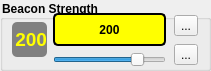
     <widget class="QGroupBox" name="beaconStrength">
      <property name="geometry">
       <rect>
        <x>470</x>
        <y>200</y>
        <width>211</width>
        <height>71</height>
       </rect>
      </property>
      <property name="font">
       <font>
        <weight>75</weight>
        <bold>true</bold>
       </font>
      </property>
      <property name="styleSheet">
       <string notr="true">QGroupBox{
	font-weight: bold;
}</string>
      </property>
      <property name="title">
       <string>Beacon Strength</string>
      </property>
      <widget class="QWidget" name="layoutWidget_51">
       <property name="geometry">
        <rect>
         <x>10</x>
         <y>13</y>
         <width>191</width>
         <height>54</height>
        </rect>
       </property>
       <layout class="QHBoxLayout" name="horizontalLayout_65">
        <item>
         <layout class="QHBoxLayout" name="horizontalLayout_beaconstr">
          <item>
           <widget class="QLabel" name="label_beaconstrValue">
            <property name="minimumSize">
             <size>
              <width>35</width>
              <height>35</height>
             </size>
            </property>
            <property name="maximumSize">
             <size>
              <width>35</width>
              <height>35</height>
             </size>
            </property>
            <property name="font">
             <font>
              <pointsize>14</pointsize>
              <weight>75</weight>
              <bold>true</bold>
             </font>
            </property>
            <property name="styleSheet">
             <string notr="true">QLabel{
	color: yellow;
	font-weight: bold;
	background-color: gray;
	border-radius: 5px;
}</string>
            </property>
            <property name="text">
             <string>200</string>
            </property>
            <property name="alignment">
             <set>Qt::AlignRight|Qt::AlignTrailing|Qt::AlignVCenter</set>
            </property>
           </widget>
          </item>
          <item>
           <layout class="QVBoxLayout" name="verticalLayout_79">
            <item>
             <widget class="QLabel" name="label_beaconstrTitle">
              <property name="minimumSize">
               <size>
                <width>113</width>
                <height>0</height>
               </size>
              </property>
              <property name="maximumSize">
               <size>
                <width>113</width>
                <height>16777215</height>
               </size>
              </property>
              <property name="styleSheet">
               <string notr="true">QLabel{
	background-color: yellow;
	font-weight: bold;
	border: 2px solid black;
	border-radius: 5px;
}</string>
              </property>
              <property name="text">
               <string>200</string>
              </property>
              <property name="alignment">
               <set>Qt::AlignCenter</set>
              </property>
             </widget>
            </item>
            <item>
             <widget class="QSlider" name="slide_beaconstr">
              <property name="minimumSize">
               <size>
                <width>113</width>
                <height>0</height>
               </size>
              </property>
              <property name="maximumSize">
               <size>
                <width>113</width>
                <height>16777215</height>
               </size>
              </property>
              <property name="minimum">
               <number>1</number>
              </property>
              <property name="maximum">
               <number>255</number>
              </property>
              <property name="value">
               <number>200</number>
              </property>
              <property name="orientation">
               <enum>Qt::Horizontal</enum>
              </property>
             </widget>
            </item>
           </layout>
          </item>
         </layout>
        </item>
        <item>
         <layout class="QVBoxLayout" name="verticalLayout_80">
          <item>
           <widget class="QToolButton" name="undo_beaconstr">
            <property name="text">
             <string>...</string>
            </property>
            <property name="icon">
             <iconset resource="../terminal.qrc">
              <normaloff>:/images/Undo-icon.png</normaloff>:/images/Undo-icon.png</iconset>
            </property>
           </widget>
          </item>
          <item>
           <widget class="QToolButton" name="default_beaconstr">
            <property name="text">
             <string>...</string>
            </property>
            <property name="icon">
             <iconset resource="../terminal.qrc">
              <normaloff>:/images/default.png</normaloff>:/images/default.png</iconset>
            </property>
           </widget>
          </item>
         </layout>
        </item>
       </layout>
      </widget>
     </widget>
